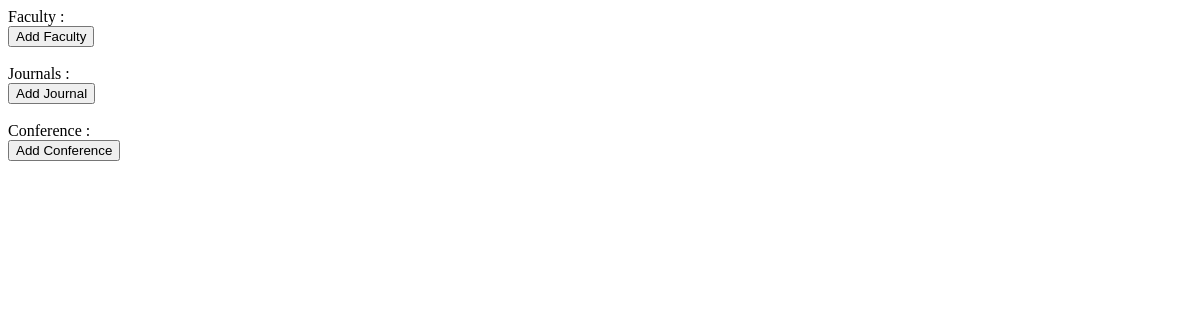
Before: /edit_area/1 with the older database file.
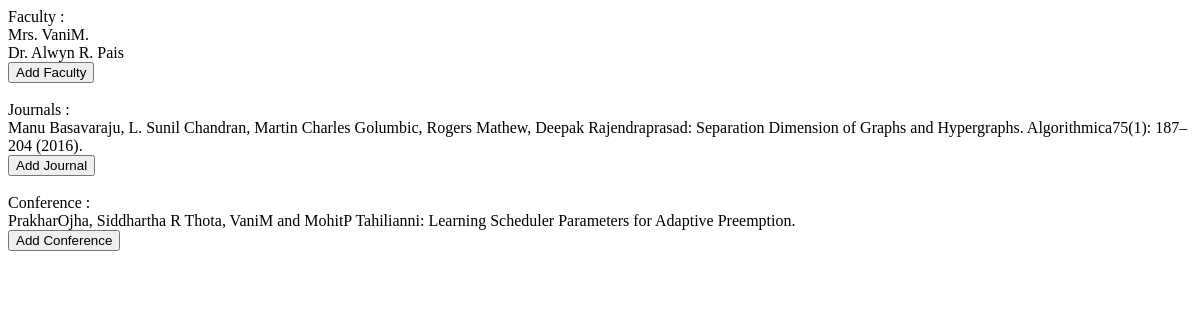
After: the same page with the newer database file.
### nitk_cse/models.py (models this page shows)
class ResearchFaculty(db.Model):
    id = db.Column(db.Integer, primary_key=True)
    name = db.Column(db.String(20), unique=True, nullable=False)
    area_id = db.Column(db.Integer, db.ForeignKey('research.id'), nullable=False)

class ResearchJournal(db.Model):
    id = db.Column(db.Integer, primary_key=True)
    name = db.Column(db.String(200), unique=True, nullable=False)
    area_id = db.Column(db.Integer, db.ForeignKey('research.id'), nullable=False)

class ResearchConf(db.Model):
    id = db.Column(db.Integer, primary_key=True)
    name = db.Column(db.String(200), unique=True, nullable=False)
    area_id = db.Column(db.Integer, db.ForeignKey('research.id'), nullable=False)

### nitk_cse/routes.py (the view)
@app.route('/edit_area/<id>',methods=['GET','POST'])
def edit_area(id):
    j = ResearchJournal.query.filter_by(area_id=id)
    c = ResearchConf.query.filter_by(area_id=id)
    f = ResearchFaculty.query.filter_by(area_id=id)
    return render_template('edit_area.html',j=j,c=c,f=f,id=id)

### nitk_cse/templates/edit_area.html (shortened to what this page needs)
<div>
    Faculty : <br>
    {% for faculty in f %}
        {{ faculty.name }} <br>
    {% endfor %}
</div>
<a href="{{ url_for('add_faculty',id=id) }}"><button>Add Faculty</button></a><br><br>
<div>
    Journals : <br>
    {% for journal in j %}
        {{ journal.name }} <br>
    {% endfor %}
</div>
<a href="{{ url_for('add_journal',id=id) }}"><button>Add Journal</button></a><br>
<div>
    Conference : <br>
    {% for conf in c %}
        {{ conf.name }} <br>
    {% endfor %}
</div>
<a href="{{ url_for('add_conf',id=id) }}"><button>Add Conference</button></a>

Changed rows visible on the page:
added ResearchFaculty: name "Mrs. VaniM."
added ResearchFaculty: name "Dr. Alwyn R. Pais"
added ResearchJournal: name "Manu Basavaraju, L. Sunil Chandran, Martin Charles Golumbic, Rogers Mathew, Deepak Rajendraprasad: Separation Dimension of Graphs and Hypergraphs. Algorithmica75(1): 187–204 (2016)."
added ResearchConf: name "PrakharOjha, Siddhartha R Thota, VaniM and MohitP Tahilianni: Learning Scheduler Parameters for Adaptive Preemption."
